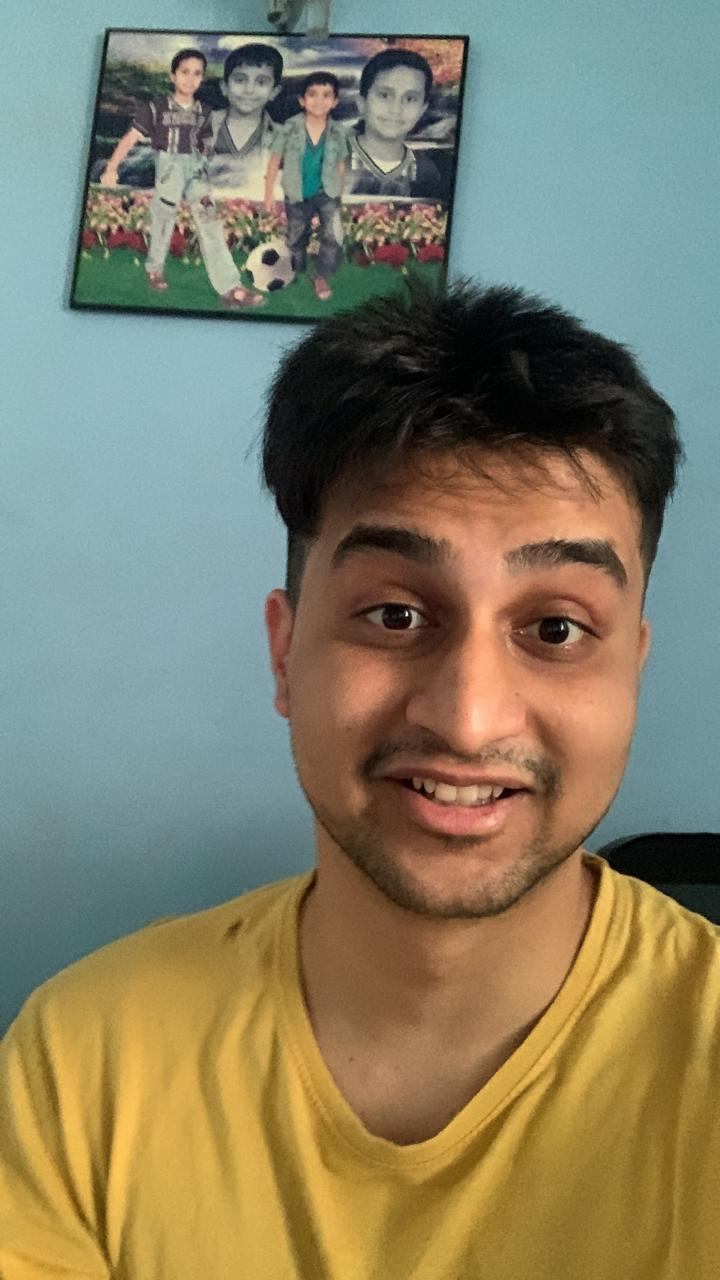
#> input picture application/uploads/images/ImagesAttendance/prathamesh.jpeg, 720 x 1280 px
$ python feature_color.py ../../uploads/images/ImagesAttendance/prathamesh.jpeg
#> lines starting #> are read from the running program, lines starting #| are printed output that depends on the picture; long printed decimals are rounded
#> further down, img is the input picture: shape (1280, 720, 3); mean B, G, R 103.2, 127.1, 132.1
import cv2
import math
import sys
import numpy as np

def getColorFeature(img):
	'''
	Computes the color feature vector of the image
	based on HSV histogram
	'''
	img_hsv = cv2.cvtColor(img, cv2.COLOR_BGR2HSV)
#> img_hsv: shape (1280, 720, 3); mean H, S, V 53, 104.2, 149.2
	h,s,v = cv2.split(img_hsv)
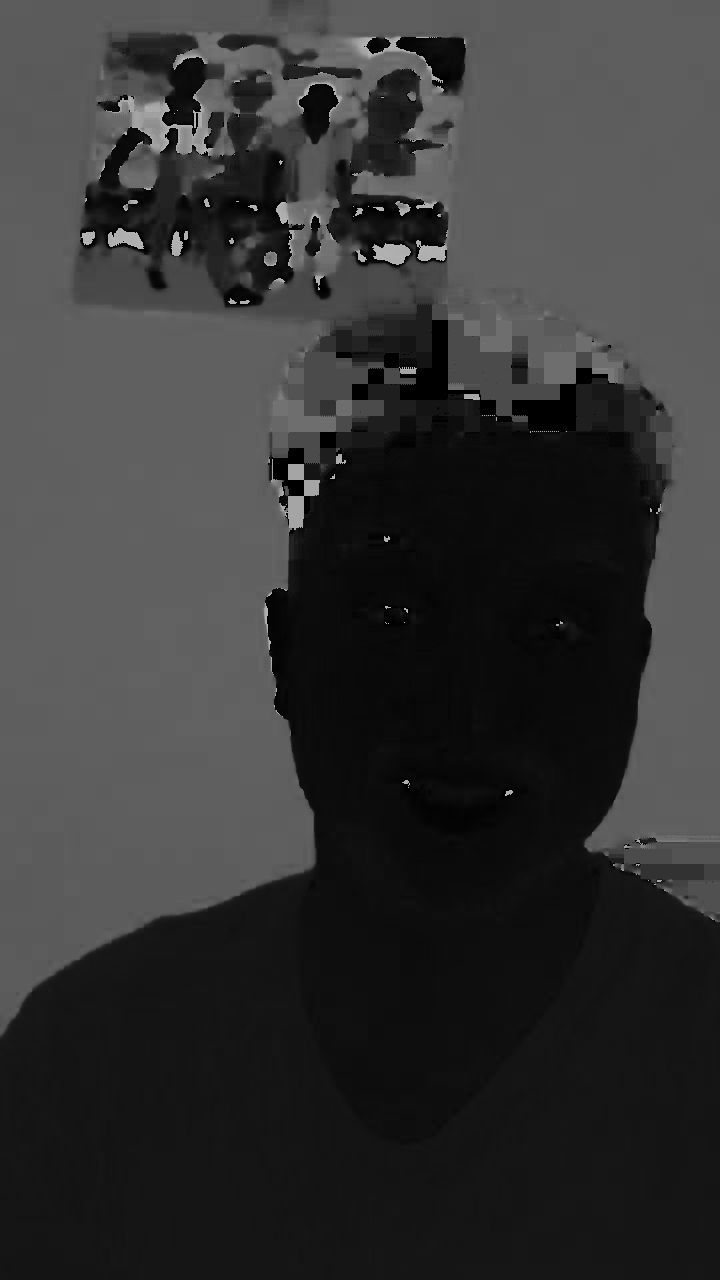
#> h: shape (1280, 720); min 0, max 179, mean 53
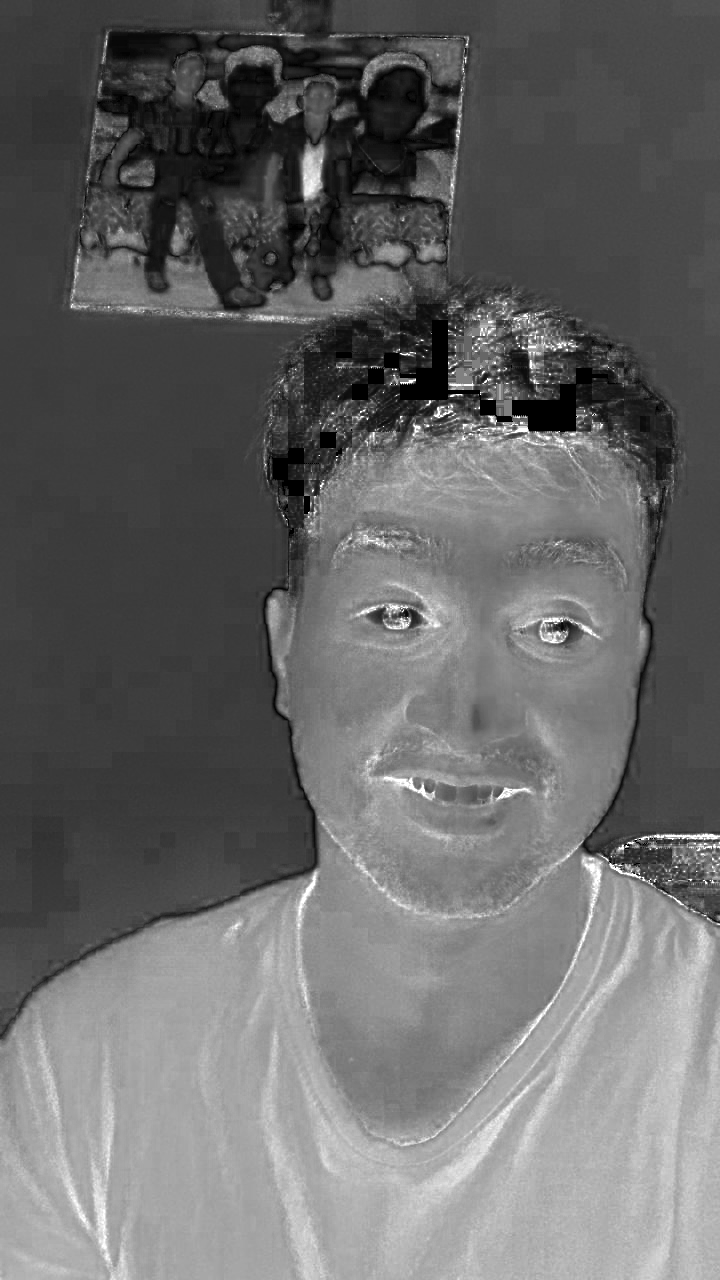
#> s: shape (1280, 720); min 0, max 255, mean 104.2
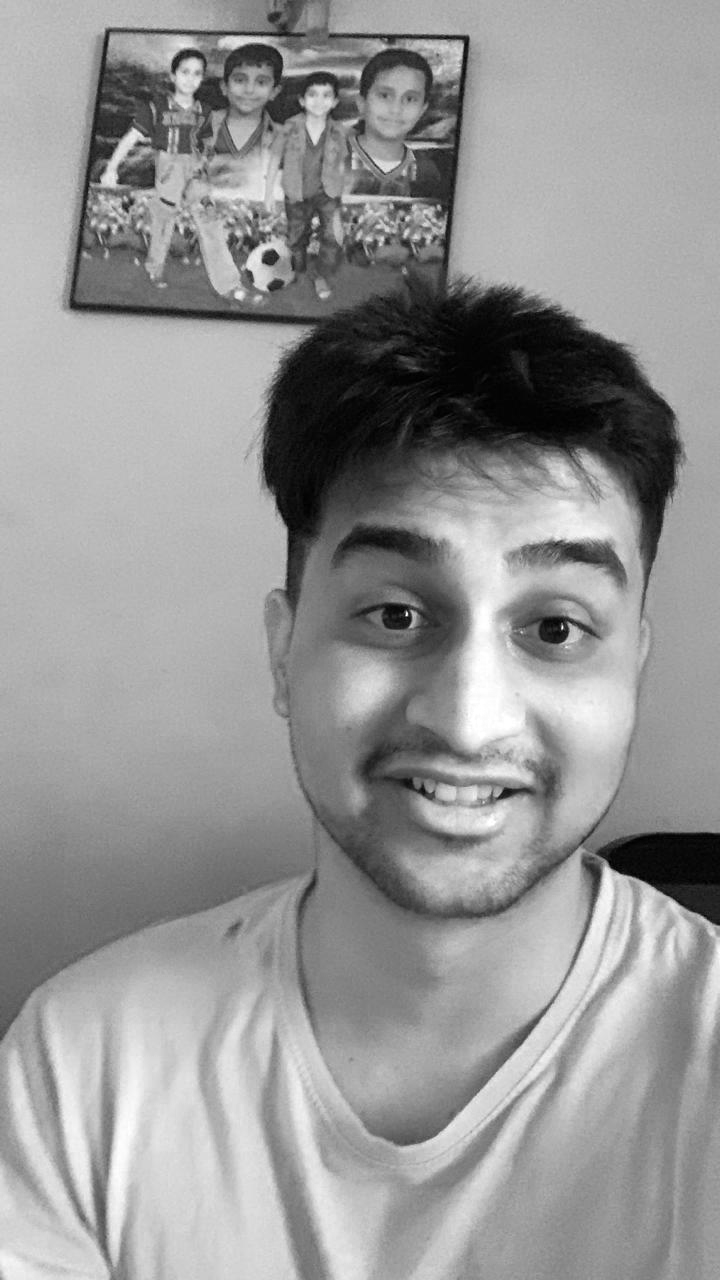
#> v: shape (1280, 720); min 0, max 255, mean 149.2

	hsvHist = [[[0 for _ in range(2)] for _ in range(2)] for _ in range(6)]

	featurevec = []
	hist = cv2.calcHist([img_hsv], [0, 1, 2], None, [6,2,2], [0, 180, 0, 256, 0, 256])
	for i in range(6):
		for j in range(2):
			for k in range(2):
				featurevec.append(hist[i][j][k])
#> after the loop, featurevec = [42863, 73462, 70028, 276743, 18170, 14388, 525, 0, 37462, 8381, 6355, 73, 55585, 302750, 4229, 20, 3356, 165, 16, 0, 5060, 973, 708, 288]
	feature = featurevec[1:]
#> feature = [73462, 70028, 276743, 18170, 14388, 525, 0, 37462, 8381, 6355, 73, 55585, 302750, 4229, 20, 3356, 165, 16, 0, 5060, 973, 708, 288]
	M = max(feature)
#> M = 302750
	m = min(feature)
#> m = 0
	feature = list(map(lambda x: x * 2, feature))
#> feature = [146924, 140056, 553486, 36340, 28776, 1050, 0, 74924, 16762, 12710, 146, 111170, 605500, 8458, 40, 6712, 330, 32, 0, 10120, 1946, 1416, 576]
	feature = (feature - M - m)/(M - m)
#> feature = 23 values, max 1 at index 12, min -1 at index 6, mean -0.748
	mean=np.mean(feature)
#> mean = -0.748
	dev=np.std(feature)
#> dev = 0.534
	feature = (feature - mean)/dev
#> feature = 23 values, max 3.27 at index 12, min -0.473 at index 6, mean -1.5e-16

	return feature


if __name__ == '__main__':
	img = cv2.imread(sys.argv[1])
	featureVector = getColorFeature(img)
#> featureVector has the same summary as feature in getColorFeature
	print(featureVector)
#| [ 0.4363  0.3938  2.952  -0.248   -0.2948 -0.4663
#|  -0.4728  -0.009207 -0.3691 -0.3942 -0.4719  0.2151
#|   3.274 -0.4205 -0.4726 -0.4313 -0.4708 -0.4726
#|  -0.4728  -0.4102 -0.4608 -0.4641 -0.4693]
	cv2.waitKey(0)
	cv2.destroyAllWindows()
